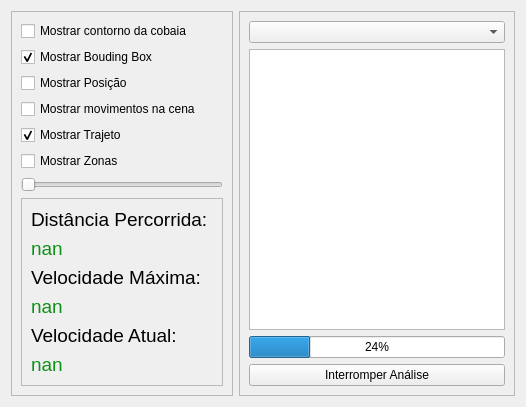
      <widget class="QWidget" name="tab4">
       <attribute name="title">
        <string>Análise</string>
       </attribute>
       <layout class="QGridLayout" name="gridLayout_2">
        <item row="0" column="1">
         <widget class="QFrame" name="frame_2">
          <property name="frameShape">
           <enum>QFrame::StyledPanel</enum>
          </property>
          <property name="frameShadow">
           <enum>QFrame::Raised</enum>
          </property>
          <layout class="QVBoxLayout" name="verticalLayout_3">
           <item>
            <widget class="QComboBox" name="viewSelector"/>
           </item>
           <item>
            <widget class="QGraphicsView" name="graphicsView"/>
           </item>
           <item>
            <widget class="QProgressBar" name="progressBar">
             <property name="value">
              <number>24</number>
             </property>
            </widget>
           </item>
           <item>
            <layout class="QHBoxLayout" name="horizontalLayout_5">
             <item>
              <widget class="QPushButton" name="stopBtn">
               <property name="text">
                <string>Interromper Análise</string>
               </property>
              </widget>
             </item>
            </layout>
           </item>
          </layout>
         </widget>
        </item>
        <item row="0" column="0">
         <widget class="QFrame" name="frame">
          <property name="layoutDirection">
           <enum>Qt::LeftToRight</enum>
          </property>
          <property name="autoFillBackground">
           <bool>true</bool>
          </property>
          <property name="frameShape">
           <enum>QFrame::StyledPanel</enum>
          </property>
          <property name="frameShadow">
           <enum>QFrame::Raised</enum>
          </property>
          <layout class="QFormLayout" name="formLayout_2">
           <property name="sizeConstraint">
            <enum>QLayout::SetDefaultConstraint</enum>
           </property>
           <property name="leftMargin">
            <number>9</number>
           </property>
           <property name="topMargin">
            <number>9</number>
           </property>
           <item row="0" column="0" colspan="2">
            <widget class="QCheckBox" name="checkShowContour">
             <property name="text">
              <string>Mostrar contorno da cobaia</string>
             </property>
            </widget>
           </item>
           <item row="1" column="0" colspan="2">
            <widget class="QCheckBox" name="checkShowRect">
             <property name="text">
              <string>Mostrar Bouding Box</string>
             </property>
             <property name="checked">
              <bool>true</bool>
             </property>
            </widget>
           </item>
           <item row="3" column="0">
            <widget class="QCheckBox" name="checkShowPoint">
             <property name="text">
              <string>Mostrar Posição</string>
             </property>
            </widget>
           </item>
           <item row="4" column="0">
            <widget class="QCheckBox" name="checkShowMovement">
             <property name="text">
              <string>Mostrar movimentos na cena</string>
             </property>
            </widget>
           </item>
           <item row="5" column="0">
            <widget class="QCheckBox" name="checkShowTrack">
             <property name="text">
              <string>Mostrar Trajeto</string>
             </property>
             <property name="checked">
              <bool>true</bool>
             </property>
            </widget>
           </item>
           <item row="7" column="0" colspan="2">
            <widget class="QSlider" name="slider">
             <property name="enabled">
              <bool>true</bool>
             </property>
             <property name="maximum">
              <number>255</number>
             </property>
             <property name="orientation">
              <enum>Qt::Horizontal</enum>
             </property>
            </widget>
           </item>
           <item row="9" column="0" colspan="2">
            <widget class="QFrame" name="distanceBox">
             <property name="frameShape">
              <enum>QFrame::StyledPanel</enum>
             </property>
             <property name="frameShadow">
              <enum>QFrame::Raised</enum>
             </property>
             <layout class="QVBoxLayout" name="verticalLayout_18">
              <item>
               <widget class="QLabel" name="label_8">
                <property name="font">
                 <font>
                  <pointsize>14</pointsize>
                 </font>
                </property>
                <property name="text">
                 <string>Distância Percorrida: </string>
                </property>
                <property name="alignment">
                 <set>Qt::AlignLeading|Qt::AlignLeft|Qt::AlignVCenter</set>
                </property>
               </widget>
              </item>
              <item>
               <widget class="QLabel" name="distanceLabel">
                <property name="font">
                 <font>
                  <pointsize>14</pointsize>
                 </font>
                </property>
                <property name="styleSheet">
                 <string notr="true">color: rgb(13, 145, 22);</string>
                </property>
                <property name="text">
                 <string>nan</string>
                </property>
               </widget>
              </item>
              <item>
               <widget class="QLabel" name="label_9">
                <property name="font">
                 <font>
                  <pointsize>14</pointsize>
                 </font>
                </property>
                <property name="text">
                 <string>Velocidade Máxima:</string>
                </property>
                <property name="alignment">
                 <set>Qt::AlignLeading|Qt::AlignLeft|Qt::AlignVCenter</set>
                </property>
               </widget>
              </item>
              <item>
               <widget class="QLabel" name="maxVelLabel">
                <property name="font">
                 <font>
                  <pointsize>14</pointsize>
                 </font>
                </property>
                <property name="styleSheet">
                 <string notr="true">color: rgb(13, 145, 22);</string>
                </property>
                <property name="text">
                 <string>nan</string>
                </property>
               </widget>
              </item>
              <item>
               <widget class="QLabel" name="label_10">
                <property name="font">
                 <font>
                  <pointsize>14</pointsize>
                 </font>
                </property>
                <property name="text">
                 <string>Velocidade Atual:</string>
                </property>
                <property name="alignment">
                 <set>Qt::AlignLeading|Qt::AlignLeft|Qt::AlignVCenter</set>
                </property>
               </widget>
              </item>
              <item>
               <widget class="QLabel" name="currentVelLabel">
                <property name="font">
                 <font>
                  <pointsize>14</pointsize>
                 </font>
                </property>
                <property name="styleSheet">
                 <string notr="true">color: rgb(13, 145, 22);</string>
                </property>
                <property name="text">
                 <string>nan</string>
                </property>
               </widget>
              </item>
             </layout>
            </widget>
           </item>
           <item row="6" column="0">
            <widget class="QCheckBox" name="checkShowAllZones">
             <property name="text">
              <string>Mostrar Zonas</string>
             </property>
            </widget>
           </item>
          </layout>
         </widget>
        </item>
       </layout>
      </widget>
